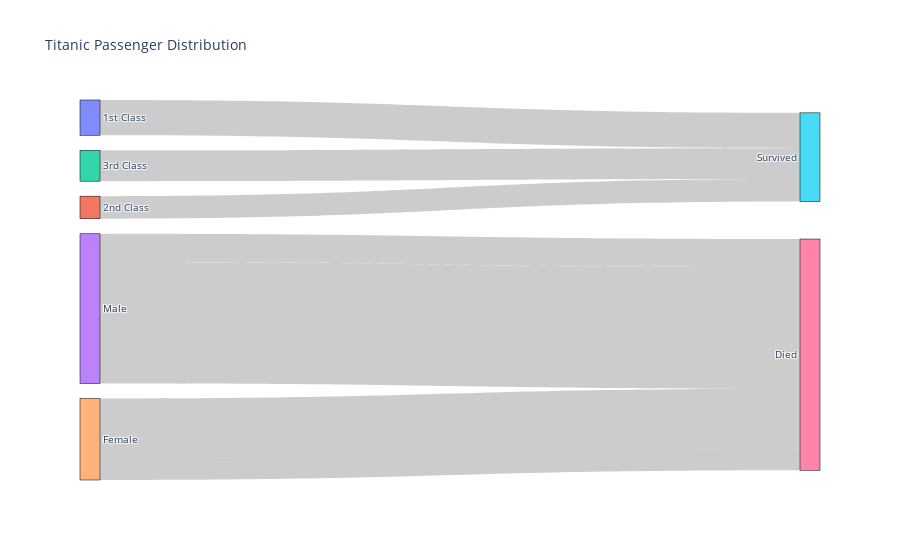

Notebook code for this chart:
### Markdown cell above
### Sankey Diagram

### Code cell
titanic_data_clean = titanic_data.dropna(subset=['Survived'])

titanic_data_clean['Survived'] = titanic_data_clean['Survived'].map({0: 'Died', 1: 'Survived'})
titanic_data_clean['Pclass'] = titanic_data_clean['Pclass'].map({1: '1st Class', 2: '2nd Class', 3: '3rd Class'})
titanic_data_clean['Sex'] = titanic_data_clean['Sex'].map({'male': 'Male', 'female': 'Female'})

# Create a flow for the Sankey plot
node_labels = ['1st Class', '2nd Class', '3rd Class', 'Male', 'Female', 'Survived', 'Died']
# The indices of the labels for the source and target nodes
sources = [0, 1, 2, 3, 4, 3, 4]
targets = [5, 5, 5, 6, 6, 6, 6]
values = [titanic_data_clean[(titanic_data_clean['Pclass'] == '1st Class') & (titanic_data_clean['Survived'] == 'Survived')].shape[0],
    titanic_data_clean[(titanic_data_clean['Pclass'] == '2nd Class') & (titanic_data_clean['Survived'] == 'Survived')].shape[0],
    titanic_data_clean[(titanic_data_clean['Pclass'] == '3rd Class') & (titanic_data_clean['Survived'] == 'Survived')].shape[0],
    titanic_data_clean[(titanic_data_clean['Sex'] == 'Male') & (titanic_data_clean['Survived'] == 'Survived')].shape[0],
    titanic_data_clean[(titanic_data_clean['Sex'] == 'Female') & (titanic_data_clean['Survived'] == 'Survived')].shape[0],
    titanic_data_clean[(titanic_data_clean['Sex'] == 'Male') & (titanic_data_clean['Survived'] == 'Died')].shape[0],
    titanic_data_clean[(titanic_data_clean['Sex'] == 'Female') & (titanic_data_clean['Survived'] == 'Died')].shape[0]]
# Create Sankey plot
fig = go.Figure(go.Sankey(
    node=dict(
        pad=15,
        thickness=20,
        line=dict(color="black", width=0.5),
        label=node_labels
    ),
    link=dict(
        source=sources,
        target=targets,
        value=values
    )
))

fig.update_layout(title_text="Titanic Passenger Distribution", font_size=10)
fig.show()

### Figure 1 — Plotly figure (JSON) as saved in the notebook; plotly's stock layout.template omitted (floating-point values rounded to 4 significant figures)
{"data": [{"link": {"source": [0, 1, 2, 3, 4, 3, 4], "target": [5, 5, 5, 6, 6, 6, 6], "value": [136, 87, 119, 109, 233, 468, 81]}, "node": {"label": ["1st Class", "2nd Class", "3rd Class", "Male", "Female", "Survived", "Died"], "line": {"color": "black", "width": 0.5}, "pad": 15, "thickness": 20}, "type": "sankey"}], "layout": {"font": {"size": 10}, "title": {"text": "Titanic Passenger Distribution"}}}
